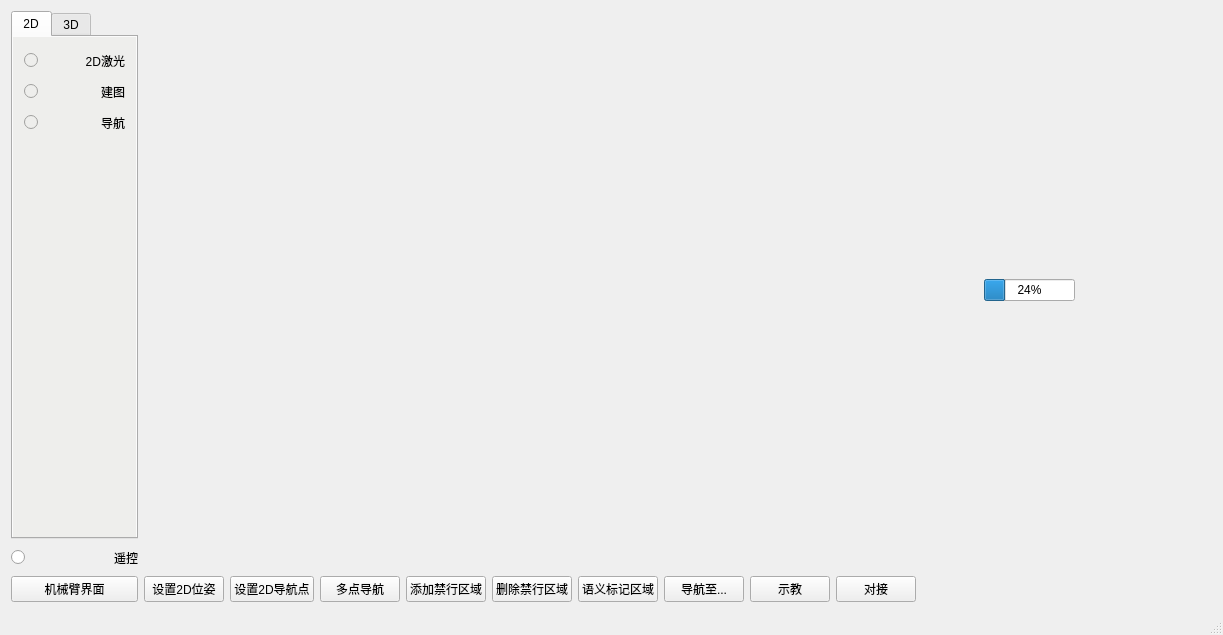
<?xml version="1.0" encoding="UTF-8"?>
<ui version="4.0">
 <class>MainWindow</class>
 <widget class="QMainWindow" name="MainWindow">
  <property name="geometry">
   <rect>
    <x>0</x>
    <y>0</y>
    <width>1223</width>
    <height>635</height>
   </rect>
  </property>
  <property name="windowTitle">
   <string>MainWindow</string>
  </property>
  <widget class="QWidget" name="centralWidget">
   <layout class="QHBoxLayout" name="horizontalLayout_5" stretch="1,10">
    <item>
     <layout class="QHBoxLayout" name="horizontalLayout_3" stretch="1">
      <item>
       <layout class="QVBoxLayout" name="verticalLayout_10" stretch="0,0,0">
        <item>
         <widget class="QTabWidget" name="tabWidget">
          <property name="sizePolicy">
           <sizepolicy hsizetype="Expanding" vsizetype="Expanding">
            <horstretch>0</horstretch>
            <verstretch>0</verstretch>
           </sizepolicy>
          </property>
          <property name="tabPosition">
           <enum>QTabWidget::North</enum>
          </property>
          <property name="tabShape">
           <enum>QTabWidget::Rounded</enum>
          </property>
          <property name="currentIndex">
           <number>0</number>
          </property>
          <property name="iconSize">
           <size>
            <width>16</width>
            <height>16</height>
           </size>
          </property>
          <widget class="QWidget" name="tab">
           <property name="styleSheet">
            <string notr="true">background-color: rgb(238, 238, 236);</string>
           </property>
           <attribute name="title">
            <string>2D</string>
           </attribute>
           <layout class="QVBoxLayout" name="_2" stretch="0,0">
            <property name="spacing">
             <number>0</number>
            </property>
            <item>
             <layout class="QGridLayout" name="gridLayout">
              <item row="1" column="1">
               <widget class="QLabel" name="label_7">
                <property name="text">
                 <string>建图</string>
                </property>
                <property name="alignment">
                 <set>Qt::AlignRight|Qt::AlignTrailing|Qt::AlignVCenter</set>
                </property>
               </widget>
              </item>
              <item row="0" column="0">
               <widget class="QRadioButton" name="radioButton">
                <property name="sizePolicy">
                 <sizepolicy hsizetype="Minimum" vsizetype="Fixed">
                  <horstretch>0</horstretch>
                  <verstretch>0</verstretch>
                 </sizepolicy>
                </property>
                <property name="minimumSize">
                 <size>
                  <width>25</width>
                  <height>25</height>
                 </size>
                </property>
                <property name="styleSheet">
                 <string notr="true"/>
                </property>
                <property name="text">
                 <string/>
                </property>
                <property name="checked">
                 <bool>false</bool>
                </property>
                <property name="autoExclusive">
                 <bool>false</bool>
                </property>
               </widget>
              </item>
              <item row="0" column="1">
               <widget class="QLabel" name="label_5">
                <property name="text">
                 <string>2D激光</string>
                </property>
                <property name="textFormat">
                 <enum>Qt::PlainText</enum>
                </property>
                <property name="alignment">
                 <set>Qt::AlignRight|Qt::AlignTrailing|Qt::AlignVCenter</set>
                </property>
               </widget>
              </item>
              <item row="1" column="0">
               <widget class="QRadioButton" name="radioButton_3">
                <property name="minimumSize">
                 <size>
                  <width>25</width>
                  <height>25</height>
                 </size>
                </property>
                <property name="text">
                 <string/>
                </property>
                <property name="checkable">
                 <bool>true</bool>
                </property>
                <property name="autoExclusive">
                 <bool>false</bool>
                </property>
               </widget>
              </item>
              <item row="2" column="0">
               <widget class="QRadioButton" name="radioButton_4">
                <property name="minimumSize">
                 <size>
                  <width>25</width>
                  <height>25</height>
                 </size>
                </property>
                <property name="text">
                 <string/>
                </property>
                <property name="checkable">
                 <bool>true</bool>
                </property>
                <property name="autoExclusive">
                 <bool>false</bool>
                </property>
               </widget>
              </item>
              <item row="2" column="1">
               <widget class="QLabel" name="label_8">
                <property name="text">
                 <string>导航</string>
                </property>
                <property name="alignment">
                 <set>Qt::AlignRight|Qt::AlignTrailing|Qt::AlignVCenter</set>
                </property>
               </widget>
              </item>
             </layout>
            </item>
            <item>
             <spacer name="verticalSpacer">
              <property name="orientation">
               <enum>Qt::Vertical</enum>
              </property>
              <property name="sizeHint" stdset="0">
               <size>
                <width>20</width>
                <height>40</height>
               </size>
              </property>
             </spacer>
            </item>
           </layout>
          </widget>
          <widget class="QWidget" name="widget">
           <property name="styleSheet">
            <string notr="true">background-color: rgb(238, 238, 236);</string>
           </property>
           <attribute name="title">
            <string>3D</string>
           </attribute>
           <layout class="QVBoxLayout" name="verticalLayout_3">
            <item>
             <layout class="QGridLayout" name="gridLayout_3">
              <item row="0" column="0">
               <widget class="QRadioButton" name="radioButton_6">
                <property name="minimumSize">
                 <size>
                  <width>25</width>
                  <height>25</height>
                 </size>
                </property>
                <property name="text">
                 <string/>
                </property>
                <property name="autoExclusive">
                 <bool>false</bool>
                </property>
               </widget>
              </item>
              <item row="1" column="0">
               <widget class="QRadioButton" name="radioButton_7">
                <property name="minimumSize">
                 <size>
                  <width>25</width>
                  <height>25</height>
                 </size>
                </property>
                <property name="text">
                 <string/>
                </property>
                <property name="checkable">
                 <bool>true</bool>
                </property>
                <property name="autoExclusive">
                 <bool>false</bool>
                </property>
               </widget>
              </item>
              <item row="0" column="1">
               <widget class="QLabel" name="label_10">
                <property name="text">
                 <string>3D激光</string>
                </property>
                <property name="alignment">
                 <set>Qt::AlignRight|Qt::AlignTrailing|Qt::AlignVCenter</set>
                </property>
               </widget>
              </item>
              <item row="1" column="1">
               <widget class="QLabel" name="label_11">
                <property name="text">
                 <string>建图</string>
                </property>
                <property name="alignment">
                 <set>Qt::AlignRight|Qt::AlignTrailing|Qt::AlignVCenter</set>
                </property>
               </widget>
              </item>
              <item row="2" column="0">
               <widget class="QRadioButton" name="radioButton_8">
                <property name="minimumSize">
                 <size>
                  <width>25</width>
                  <height>25</height>
                 </size>
                </property>
                <property name="text">
                 <string/>
                </property>
                <property name="checkable">
                 <bool>true</bool>
                </property>
                <property name="autoExclusive">
                 <bool>false</bool>
                </property>
               </widget>
              </item>
              <item row="3" column="1">
               <widget class="QLabel" name="label_13">
                <property name="text">
                 <string>记录路径</string>
                </property>
                <property name="alignment">
                 <set>Qt::AlignRight|Qt::AlignTrailing|Qt::AlignVCenter</set>
                </property>
               </widget>
              </item>
              <item row="2" column="1">
               <widget class="QLabel" name="label_12">
                <property name="text">
                 <string>导航</string>
                </property>
                <property name="alignment">
                 <set>Qt::AlignRight|Qt::AlignTrailing|Qt::AlignVCenter</set>
                </property>
               </widget>
              </item>
              <item row="3" column="0">
               <widget class="QRadioButton" name="radioButton_9">
                <property name="minimumSize">
                 <size>
                  <width>25</width>
                  <height>25</height>
                 </size>
                </property>
                <property name="text">
                 <string/>
                </property>
                <property name="autoExclusive">
                 <bool>false</bool>
                </property>
               </widget>
              </item>
              <item row="4" column="0">
               <widget class="QRadioButton" name="radioButton_10">
                <property name="minimumSize">
                 <size>
                  <width>25</width>
                  <height>25</height>
                 </size>
                </property>
                <property name="text">
                 <string/>
                </property>
                <property name="autoExclusive">
                 <bool>false</bool>
                </property>
               </widget>
              </item>
              <item row="4" column="1">
               <widget class="QLabel" name="label_14">
                <property name="text">
                 <string>跟踪路径</string>
                </property>
                <property name="alignment">
                 <set>Qt::AlignRight|Qt::AlignTrailing|Qt::AlignVCenter</set>
                </property>
               </widget>
              </item>
             </layout>
            </item>
            <item>
             <widget class="QLineEdit" name="lineEdit">
              <property name="styleSheet">
               <string notr="true">background-color: rgb(255, 255, 255);</string>
              </property>
              <property name="text">
               <string/>
              </property>
              <property name="readOnly">
               <bool>true</bool>
              </property>
             </widget>
            </item>
            <item>
             <widget class="QPushButton" name="pushButton">
              <property name="text">
               <string>选择地图</string>
              </property>
             </widget>
            </item>
            <item>
             <widget class="QPushButton" name="pushButton_2">
              <property name="text">
               <string>打开地图</string>
              </property>
             </widget>
            </item>
            <item>
             <spacer name="verticalSpacer_2">
              <property name="orientation">
               <enum>Qt::Vertical</enum>
              </property>
              <property name="sizeHint" stdset="0">
               <size>
                <width>20</width>
                <height>40</height>
               </size>
              </property>
             </spacer>
            </item>
           </layout>
          </widget>
         </widget>
        </item>
        <item>
         <layout class="QGridLayout" name="gridLayout_2">
          <item row="0" column="0">
           <widget class="QRadioButton" name="radioButton_5">
            <property name="minimumSize">
             <size>
              <width>25</width>
              <height>25</height>
             </size>
            </property>
            <property name="text">
             <string/>
            </property>
            <property name="autoExclusive">
             <bool>false</bool>
            </property>
           </widget>
          </item>
          <item row="0" column="1">
           <widget class="QLabel" name="label_9">
            <property name="text">
             <string>遥控</string>
            </property>
            <property name="alignment">
             <set>Qt::AlignRight|Qt::AlignTrailing|Qt::AlignVCenter</set>
            </property>
           </widget>
          </item>
         </layout>
        </item>
        <item>
         <widget class="QPushButton" name="pushButton_23">
          <property name="text">
           <string>机械臂界面</string>
          </property>
         </widget>
        </item>
       </layout>
      </item>
     </layout>
    </item>
    <item>
     <layout class="QVBoxLayout" name="verticalLayout_6" stretch="1,1,30">
      <item>
       <layout class="QHBoxLayout" name="horizontalLayout" stretch="20,1,1,1,1,1">
        <item>
         <spacer name="horizontalSpacer_2">
          <property name="orientation">
           <enum>Qt::Horizontal</enum>
          </property>
          <property name="sizeHint" stdset="0">
           <size>
            <width>40</width>
            <height>20</height>
           </size>
          </property>
         </spacer>
        </item>
        <item>
         <widget class="QLabel" name="label">
          <property name="text">
           <string/>
          </property>
          <property name="pixmap">
           <pixmap resource="../resources/images.qrc">:/images/power.png</pixmap>
          </property>
         </widget>
        </item>
        <item>
         <widget class="QProgressBar" name="progressBar">
          <property name="styleSheet">
           <string notr="true"/>
          </property>
          <property name="value">
           <number>24</number>
          </property>
          <property name="alignment">
           <set>Qt::AlignCenter</set>
          </property>
         </widget>
        </item>
        <item>
         <widget class="QLabel" name="label_2">
          <property name="text">
           <string/>
          </property>
          <property name="pixmap">
           <pixmap resource="../resources/images.qrc">:/images/power-v.png</pixmap>
          </property>
         </widget>
        </item>
        <item>
         <widget class="QLabel" name="label_3">
          <property name="text">
           <string/>
          </property>
          <property name="pixmap">
           <pixmap resource="../resources/images.qrc">:/images/temperature.png</pixmap>
          </property>
         </widget>
        </item>
        <item>
         <widget class="QLabel" name="label_4">
          <property name="text">
           <string/>
          </property>
         </widget>
        </item>
       </layout>
      </item>
      <item>
       <layout class="QHBoxLayout" name="horizontalLayout_2">
        <item>
         <widget class="QPushButton" name="pushButton_24">
          <property name="text">
           <string>设置2D位姿</string>
          </property>
         </widget>
        </item>
        <item>
         <widget class="QPushButton" name="pushButton_25">
          <property name="text">
           <string>设置2D导航点</string>
          </property>
         </widget>
        </item>
        <item>
         <widget class="QPushButton" name="pushButton_29">
          <property name="text">
           <string>多点导航</string>
          </property>
         </widget>
        </item>
        <item>
         <widget class="QPushButton" name="pushButton_26">
          <property name="text">
           <string>添加禁行区域</string>
          </property>
         </widget>
        </item>
        <item>
         <widget class="QPushButton" name="pushButton_27">
          <property name="text">
           <string>删除禁行区域</string>
          </property>
         </widget>
        </item>
        <item>
         <widget class="QPushButton" name="pushButton_28">
          <property name="text">
           <string>语义标记区域</string>
          </property>
         </widget>
        </item>
        <item>
         <widget class="QPushButton" name="pushButton_4">
          <property name="text">
           <string>导航至...</string>
          </property>
         </widget>
        </item>
        <item>
         <widget class="QPushButton" name="pushButton_3">
          <property name="text">
           <string>示教</string>
          </property>
         </widget>
        </item>
        <item>
         <widget class="QPushButton" name="pushButton_31">
          <property name="text">
           <string>对接</string>
          </property>
         </widget>
        </item>
        <item>
         <spacer name="horizontalSpacer">
          <property name="orientation">
           <enum>Qt::Horizontal</enum>
          </property>
          <property name="sizeHint" stdset="0">
           <size>
            <width>40</width>
            <height>20</height>
           </size>
          </property>
         </spacer>
        </item>
       </layout>
      </item>
      <item>
       <layout class="QVBoxLayout" name="verticalLayout"/>
      </item>
     </layout>
    </item>
   </layout>
  </widget>
  <widget class="QStatusBar" name="statusBar"/>
  <widget class="QMenuBar" name="menuBar">
   <property name="geometry">
    <rect>
     <x>0</x>
     <y>0</y>
     <width>1223</width>
     <height>22</height>
    </rect>
   </property>
  </widget>
 </widget>
 <layoutdefault spacing="6" margin="11"/>
 <resources>
  <include location="../resources/images.qrc"/>
 </resources>
 <connections/>
</ui>
